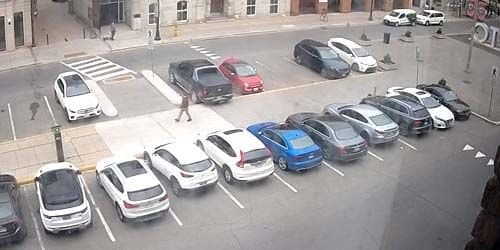
#> input picture parking.jpg, 500 x 250 px
$ python Image.py
#> lines starting #> are read from the running program, lines starting #| are printed output that depends on the picture
import numpy as np
import cv2

# read input
from typing import List

from Car import Car
from Point import Point
from Slot import Slot

img = cv2.imread("parking.jpg")
#> img is the input picture: shape (250, 500, 3); mean B, G, R 157.2, 156.5, 160.6

# specify desired output size
width = img.shape[1]
#> width = 500
height = img.shape[0]
#> height = 250

# specify conjugate x,y coordinates (not y,x)
input = np.float32([[0, 0], [width, 0], [width, height], [0, height]])
#> input = [[0, 0], [500, 0], [500, 250], [0, 250]]
# input = np.float32([[11, 103], [360, 45], [478, 119], [41, 242]])
output = np.float32([[0, 0], [width - 1, 0], [width - 1, height - 1], [0, height - 1]])
#> output = [[0, 0], [499, 0], [499, 249], [0, 249]]


def coords_parking(rows: int, columns: int):
    width_parking = width / columns
    height_parking = height / rows

    slots = []
    id = 0
    for row in np.arange(rows):
        for column in np.arange(columns):
            point_upper_left = Point(column * width_parking, row * height_parking)
            point_lower_right = Point(point_upper_left.x + width_parking, point_upper_left.y + height_parking)
            slots.append(Slot(id, point_upper_left, point_lower_right))
            id += 1

    return slots


# tmp = coords_parking(2, 5)
# xx = 0

# compute perspective matrix
matrix = cv2.getPerspectiveTransform(input, output)


# def calculate_centers(cars: List[Car]) -> List[Point]:
#     return [car.center() for car in cars]


def transform_cars(cars):
    centers = [car.center() for car in cars]
    new_centers = []

    for point in centers:
        new_point = np.array([point.x, point.y], dtype=np.float32)
        pts = new_point.reshape(-1, 1, 2).astype(np.float32)
        transformed_arr = cv2.perspectiveTransform(pts, matrix)

        new_centers.append(Point(transformed_arr[0][0][0], transformed_arr[0][0][1]))

    return new_centers


def get_slots_occupied(row: int, column: int, cars):
    slots = coords_parking(row, column)
    transformed_centers = transform_cars(cars)

    slots_occupied = []

    for slot in slots:
        for center in transformed_centers:
            slots_occupied.append(slot.check_occupied(center))
            if slots_occupied[-1]:
                break

    return slots_occupied


box_points = np.array([57, 126], dtype=np.float32)
pts = box_points.reshape(-1, 1, 2).astype(np.float32)
print(cv2.perspectiveTransform(pts, matrix)[0][0][0])
#| 56.886

# print(matrix.shape)
# print(matrix)

# do perspective transformation setting area outside input to black
imgOutput = cv2.warpPerspective(img, matrix, (width, height), cv2.INTER_LINEAR, borderMode=cv2.BORDER_CONSTANT,
                                borderValue=(0, 0, 0))
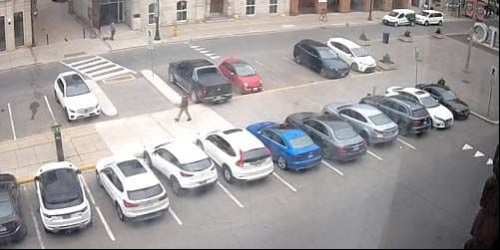
#> imgOutput: shape (250, 500, 3); mean B, G, R 156.2, 155.5, 159.6

# save the warped output
cv2.imwrite("parking_warped.jpg", imgOutput)

# show the result
cv2.imshow("result", imgOutput)
cv2.waitKey(0)
cv2.destroyAllWindows()
